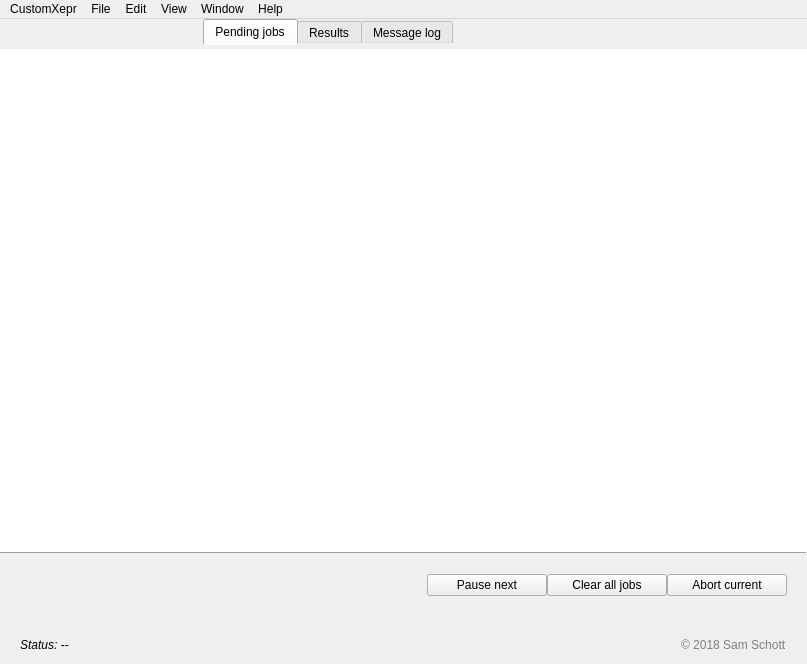
<?xml version="1.0" encoding="UTF-8"?>
<ui version="4.0">
 <class>MainWindow</class>
 <widget class="QMainWindow" name="MainWindow">
  <property name="geometry">
   <rect>
    <x>0</x>
    <y>0</y>
    <width>807</width>
    <height>664</height>
   </rect>
  </property>
  <property name="palette">
   <palette>
    <active>
     <colorrole role="AlternateBase">
      <brush brushstyle="SolidPattern">
       <color alpha="255">
        <red>241</red>
        <green>243</green>
        <blue>243</blue>
       </color>
      </brush>
     </colorrole>
    </active>
    <inactive>
     <colorrole role="AlternateBase">
      <brush brushstyle="SolidPattern">
       <color alpha="255">
        <red>241</red>
        <green>243</green>
        <blue>243</blue>
       </color>
      </brush>
     </colorrole>
    </inactive>
    <disabled>
     <colorrole role="AlternateBase">
      <brush brushstyle="SolidPattern">
       <color alpha="255">
        <red>241</red>
        <green>243</green>
        <blue>243</blue>
       </color>
      </brush>
     </colorrole>
    </disabled>
   </palette>
  </property>
  <property name="windowTitle">
   <string>CustomXepr</string>
  </property>
  <property name="unifiedTitleAndToolBarOnMac">
   <bool>true</bool>
  </property>
  <widget class="QWidget" name="centralwidget">
   <layout class="QGridLayout" name="gridLayout">
    <property name="leftMargin">
     <number>0</number>
    </property>
    <property name="topMargin">
     <number>0</number>
    </property>
    <property name="rightMargin">
     <number>0</number>
    </property>
    <property name="bottomMargin">
     <number>12</number>
    </property>
    <property name="verticalSpacing">
     <number>0</number>
    </property>
    <item row="3" column="0" rowspan="3" colspan="4">
     <layout class="QGridLayout" name="gridLayoutStatusBar">
      <property name="leftMargin">
       <number>20</number>
      </property>
      <property name="rightMargin">
       <number>20</number>
      </property>
      <item row="0" column="0">
       <widget class="QLabel" name="statusField">
        <property name="font">
         <font>
          <italic>true</italic>
         </font>
        </property>
        <property name="text">
         <string>Status: --</string>
        </property>
       </widget>
      </item>
      <item row="0" column="1" alignment="Qt::AlignRight">
       <widget class="QLabel" name="labelCopyRight">
        <property name="styleSheet">
         <string notr="true">color: grey</string>
        </property>
        <property name="text">
         <string>© 2018 Sam Schott</string>
        </property>
       </widget>
      </item>
     </layout>
    </item>
    <item row="1" column="0" colspan="4">
     <widget class="QStackedWidget" name="stackedWidget">
      <property name="currentIndex">
       <number>0</number>
      </property>
      <widget class="QWidget" name="tabJobs">
       <layout class="QGridLayout" name="gridLayout_2">
        <property name="leftMargin">
         <number>0</number>
        </property>
        <property name="topMargin">
         <number>0</number>
        </property>
        <property name="rightMargin">
         <number>0</number>
        </property>
        <property name="bottomMargin">
         <number>12</number>
        </property>
        <property name="verticalSpacing">
         <number>0</number>
        </property>
        <item row="0" column="0" colspan="2">
         <widget class="QTreeView" name="jobQueueDisplay">
          <property name="frameShape">
           <enum>QFrame::NoFrame</enum>
          </property>
          <property name="editTriggers">
           <set>QAbstractItemView::NoEditTriggers</set>
          </property>
          <property name="alternatingRowColors">
           <bool>true</bool>
          </property>
          <property name="selectionMode">
           <enum>QAbstractItemView::ExtendedSelection</enum>
          </property>
          <property name="indentation">
           <number>0</number>
          </property>
         </widget>
        </item>
        <item row="3" column="0" colspan="2">
         <layout class="QGridLayout" name="gridLayoutJobControl">
          <property name="leftMargin">
           <number>20</number>
          </property>
          <property name="topMargin">
           <number>20</number>
          </property>
          <property name="rightMargin">
           <number>20</number>
          </property>
          <property name="bottomMargin">
           <number>30</number>
          </property>
          <item row="0" column="0">
           <spacer name="horizontalSpacer_2">
            <property name="orientation">
             <enum>Qt::Horizontal</enum>
            </property>
            <property name="sizeHint" stdset="0">
             <size>
              <width>40</width>
              <height>20</height>
             </size>
            </property>
           </spacer>
          </item>
          <item row="0" column="1">
           <widget class="QPushButton" name="pauseButton">
            <property name="minimumSize">
             <size>
              <width>120</width>
              <height>0</height>
             </size>
            </property>
            <property name="maximumSize">
             <size>
              <width>120</width>
              <height>16777215</height>
             </size>
            </property>
            <property name="toolTip">
             <string>&lt;html&gt;&lt;head/&gt;&lt;body&gt;&lt;p&gt;Pause after the current job has been executed. &lt;/p&gt;&lt;/body&gt;&lt;/html&gt;</string>
            </property>
            <property name="text">
             <string>Pause next</string>
            </property>
           </widget>
          </item>
          <item row="0" column="3">
           <widget class="QPushButton" name="abortButton">
            <property name="minimumSize">
             <size>
              <width>120</width>
              <height>0</height>
             </size>
            </property>
            <property name="maximumSize">
             <size>
              <width>120</width>
              <height>16777215</height>
             </size>
            </property>
            <property name="toolTip">
             <string>&lt;html&gt;&lt;head/&gt;&lt;body&gt;&lt;p&gt;Abort the current job, move on to the next.&lt;/p&gt;&lt;/body&gt;&lt;/html&gt;</string>
            </property>
            <property name="text">
             <string>Abort current</string>
            </property>
           </widget>
          </item>
          <item row="0" column="2">
           <widget class="QPushButton" name="clearButton">
            <property name="minimumSize">
             <size>
              <width>120</width>
              <height>0</height>
             </size>
            </property>
            <property name="maximumSize">
             <size>
              <width>120</width>
              <height>16777215</height>
             </size>
            </property>
            <property name="toolTip">
             <string>&lt;html&gt;&lt;head/&gt;&lt;body&gt;&lt;p&gt;Clear all pending jobs.&lt;/p&gt;&lt;/body&gt;&lt;/html&gt;</string>
            </property>
            <property name="text">
             <string>Clear all jobs</string>
            </property>
           </widget>
          </item>
         </layout>
        </item>
        <item row="2" column="0" colspan="2">
         <widget class="Line" name="line">
          <property name="frameShadow">
           <enum>QFrame::Raised</enum>
          </property>
          <property name="orientation">
           <enum>Qt::Horizontal</enum>
          </property>
         </widget>
        </item>
       </layout>
      </widget>
      <widget class="QWidget" name="tabResults">
       <layout class="QGridLayout" name="gridLayout_3">
        <property name="leftMargin">
         <number>0</number>
        </property>
        <property name="topMargin">
         <number>0</number>
        </property>
        <property name="rightMargin">
         <number>0</number>
        </property>
        <property name="verticalSpacing">
         <number>0</number>
        </property>
        <item row="2" column="0">
         <widget class="Line" name="line_3">
          <property name="frameShadow">
           <enum>QFrame::Raised</enum>
          </property>
          <property name="orientation">
           <enum>Qt::Horizontal</enum>
          </property>
         </widget>
        </item>
        <item row="0" column="0">
         <widget class="QTreeView" name="resultQueueDisplay">
          <property name="frameShape">
           <enum>QFrame::NoFrame</enum>
          </property>
          <property name="editTriggers">
           <set>QAbstractItemView::NoEditTriggers</set>
          </property>
          <property name="alternatingRowColors">
           <bool>true</bool>
          </property>
          <property name="selectionMode">
           <enum>QAbstractItemView::ExtendedSelection</enum>
          </property>
          <property name="uniformRowHeights">
           <bool>true</bool>
          </property>
         </widget>
        </item>
        <item row="6" column="0">
         <layout class="QGridLayout" name="gridLayoutResultControl">
          <property name="leftMargin">
           <number>20</number>
          </property>
          <property name="topMargin">
           <number>20</number>
          </property>
          <property name="rightMargin">
           <number>20</number>
          </property>
          <property name="bottomMargin">
           <number>20</number>
          </property>
          <item row="0" column="0">
           <widget class="QCheckBox" name="plotCheckBox">
            <property name="text">
             <string>Plot results automatically</string>
            </property>
            <property name="checked">
             <bool>true</bool>
            </property>
           </widget>
          </item>
         </layout>
        </item>
       </layout>
      </widget>
      <widget class="QWidget" name="tabLog">
       <layout class="QGridLayout" name="gridLayout_7">
        <property name="leftMargin">
         <number>0</number>
        </property>
        <property name="topMargin">
         <number>0</number>
        </property>
        <property name="rightMargin">
         <number>0</number>
        </property>
        <property name="verticalSpacing">
         <number>0</number>
        </property>
        <item row="5" column="0" colspan="2">
         <layout class="QGridLayout" name="gridLayoutLogControl" columnstretch="1,2">
          <property name="leftMargin">
           <number>20</number>
          </property>
          <property name="topMargin">
           <number>20</number>
          </property>
          <property name="rightMargin">
           <number>20</number>
          </property>
          <property name="bottomMargin">
           <number>20</number>
          </property>
          <item row="1" column="1" alignment="Qt::AlignLeft">
           <widget class="QLineEdit" name="lineEditEmailList">
            <property name="sizePolicy">
             <sizepolicy hsizetype="Preferred" vsizetype="Fixed">
              <horstretch>0</horstretch>
              <verstretch>0</verstretch>
             </sizepolicy>
            </property>
            <property name="minimumSize">
             <size>
              <width>300</width>
              <height>0</height>
             </size>
            </property>
            <property name="maximumSize">
             <size>
              <width>300</width>
              <height>16777215</height>
             </size>
            </property>
            <property name="toolTip">
             <string>&lt;html&gt;&lt;head/&gt;&lt;body&gt;&lt;p&gt;Comma seperated list of addresses that notification emails will be sent to.&lt;/p&gt;&lt;/body&gt;&lt;/html&gt;</string>
            </property>
           </widget>
          </item>
          <item row="2" column="1">
           <widget class="QRadioButton" name="radioButtonErrorMail">
            <property name="text">
             <string>Errors</string>
            </property>
            <attribute name="buttonGroup">
             <string notr="true">bG</string>
            </attribute>
           </widget>
          </item>
          <item row="4" column="1">
           <widget class="QRadioButton" name="radioButtonInfoMail">
            <property name="text">
             <string>Infos</string>
            </property>
            <attribute name="buttonGroup">
             <string notr="true">bG</string>
            </attribute>
           </widget>
          </item>
          <item row="3" column="1">
           <widget class="QRadioButton" name="radioButtonWarningMail">
            <property name="text">
             <string>Warnings (default)</string>
            </property>
            <property name="checked">
             <bool>true</bool>
            </property>
            <attribute name="buttonGroup">
             <string notr="true">bG</string>
            </attribute>
           </widget>
          </item>
          <item row="5" column="1">
           <widget class="QRadioButton" name="radioButtonNoMail">
            <property name="text">
             <string>Silent</string>
            </property>
            <attribute name="buttonGroup">
             <string notr="true">bG</string>
            </attribute>
           </widget>
          </item>
          <item row="1" column="0">
           <widget class="QLabel" name="label">
            <property name="text">
             <string>Email addresses:</string>
            </property>
            <property name="alignment">
             <set>Qt::AlignRight|Qt::AlignTrailing|Qt::AlignVCenter</set>
            </property>
           </widget>
          </item>
          <item row="0" column="0" colspan="2">
           <widget class="QLabel" name="labelEmailSettings">
            <property name="sizePolicy">
             <sizepolicy hsizetype="Preferred" vsizetype="Preferred">
              <horstretch>0</horstretch>
              <verstretch>0</verstretch>
             </sizepolicy>
            </property>
            <property name="font">
             <font>
              <weight>75</weight>
              <bold>true</bold>
             </font>
            </property>
            <property name="text">
             <string>Email notifications settings</string>
            </property>
           </widget>
          </item>
          <item row="2" column="0" rowspan="4">
           <widget class="QLabel" name="label_2">
            <property name="text">
             <string>Notification level:</string>
            </property>
            <property name="alignment">
             <set>Qt::AlignRight|Qt::AlignTop|Qt::AlignTrailing</set>
            </property>
           </widget>
          </item>
         </layout>
        </item>
        <item row="4" column="0" colspan="2">
         <widget class="Line" name="line_2">
          <property name="frameShadow">
           <enum>QFrame::Raised</enum>
          </property>
          <property name="orientation">
           <enum>Qt::Horizontal</enum>
          </property>
         </widget>
        </item>
        <item row="2" column="0" colspan="2">
         <widget class="QTreeView" name="messageLogDisplay">
          <property name="frameShape">
           <enum>QFrame::NoFrame</enum>
          </property>
          <property name="editTriggers">
           <set>QAbstractItemView::NoEditTriggers</set>
          </property>
          <property name="alternatingRowColors">
           <bool>true</bool>
          </property>
          <property name="selectionMode">
           <enum>QAbstractItemView::ExtendedSelection</enum>
          </property>
          <property name="uniformRowHeights">
           <bool>true</bool>
          </property>
         </widget>
        </item>
       </layout>
      </widget>
     </widget>
    </item>
    <item row="0" column="1" colspan="2">
     <widget class="QTabWidget" name="tabWidget">
      <property name="maximumSize">
       <size>
        <width>16777215</width>
        <height>30</height>
       </size>
      </property>
      <property name="styleSheet">
       <string notr="true">QTabWidget::tab-bar
{
	alignment: center;
} 

QTabWidget::pane
{
    border-top: transparent;
    background-color: transparent;
}
</string>
      </property>
      <property name="currentIndex">
       <number>0</number>
      </property>
      <widget class="QWidget" name="tab_1">
       <attribute name="title">
        <string>Pending jobs</string>
       </attribute>
       <layout class="QGridLayout" name="gridLayout_4">
        <property name="leftMargin">
         <number>0</number>
        </property>
        <property name="rightMargin">
         <number>0</number>
        </property>
        <property name="horizontalSpacing">
         <number>-1</number>
        </property>
       </layout>
      </widget>
      <widget class="QWidget" name="tab_2">
       <attribute name="title">
        <string>Results</string>
       </attribute>
       <layout class="QGridLayout" name="gridLayout_6">
        <property name="leftMargin">
         <number>0</number>
        </property>
        <property name="rightMargin">
         <number>0</number>
        </property>
       </layout>
      </widget>
      <widget class="QWidget" name="tab_3">
       <attribute name="title">
        <string>Message log</string>
       </attribute>
       <layout class="QGridLayout" name="gridLayout_5">
        <property name="leftMargin">
         <number>0</number>
        </property>
        <property name="rightMargin">
         <number>0</number>
        </property>
       </layout>
      </widget>
     </widget>
    </item>
   </layout>
  </widget>
  <widget class="QMenuBar" name="menubar">
   <property name="geometry">
    <rect>
     <x>0</x>
     <y>0</y>
     <width>807</width>
     <height>22</height>
    </rect>
   </property>
   <widget class="QMenu" name="menu_CustomXepr">
    <property name="geometry">
     <rect>
      <x>188</x>
      <y>131</y>
      <width>168</width>
      <height>96</height>
     </rect>
    </property>
    <property name="title">
     <string>CustomXepr</string>
    </property>
    <addaction name="action_About"/>
    <addaction name="separator"/>
    <addaction name="action_Exit"/>
   </widget>
   <widget class="QMenu" name="menu_Files">
    <property name="title">
     <string>File</string>
    </property>
    <addaction name="actionShow_log_files"/>
   </widget>
   <widget class="QMenu" name="menuView">
    <property name="title">
     <string>View</string>
    </property>
   </widget>
   <widget class="QMenu" name="menuEdit">
    <property name="title">
     <string>Edit</string>
    </property>
    <addaction name="actionCut"/>
    <addaction name="actionCopy"/>
    <addaction name="actionPaste"/>
    <addaction name="actionSelect_All"/>
   </widget>
   <widget class="QMenu" name="menuWindow">
    <property name="title">
     <string>Window</string>
    </property>
    <addaction name="actionMinimize"/>
    <addaction name="actionZoom"/>
    <addaction name="separator"/>
   </widget>
   <widget class="QMenu" name="menuHelp">
    <property name="title">
     <string>Help</string>
    </property>
    <addaction name="actionCustomXepr_Help"/>
    <addaction name="separator"/>
    <addaction name="actionXeprAPI_Help"/>
   </widget>
   <addaction name="menu_CustomXepr"/>
   <addaction name="menu_Files"/>
   <addaction name="menuEdit"/>
   <addaction name="menuView"/>
   <addaction name="menuWindow"/>
   <addaction name="menuHelp"/>
  </widget>
  <action name="action_About">
   <property name="text">
    <string>&amp;About CustomXepr...</string>
   </property>
   <property name="menuRole">
    <enum>QAction::NoRole</enum>
   </property>
  </action>
  <action name="action_Exit">
   <property name="text">
    <string>&amp;Quit CustomXepr</string>
   </property>
   <property name="menuRole">
    <enum>QAction::NoRole</enum>
   </property>
  </action>
  <action name="actionShow_log_files">
   <property name="text">
    <string>Show log files...</string>
   </property>
  </action>
  <action name="actionMinimize">
   <property name="text">
    <string>Minimize</string>
   </property>
   <property name="shortcut">
    <string>Ctrl+M</string>
   </property>
  </action>
  <action name="actionZoom">
   <property name="text">
    <string>Zoom</string>
   </property>
   <property name="shortcut">
    <string>Meta+Ctrl+Z</string>
   </property>
  </action>
  <action name="actionBring_all_to_front">
   <property name="text">
    <string>Bring all to front</string>
   </property>
  </action>
  <action name="actionCopy">
   <property name="text">
    <string>Copy</string>
   </property>
   <property name="shortcut">
    <string>Ctrl+C</string>
   </property>
  </action>
  <action name="actionPaste">
   <property name="text">
    <string>Paste</string>
   </property>
   <property name="shortcut">
    <string>Ctrl+V</string>
   </property>
  </action>
  <action name="actionCut">
   <property name="text">
    <string>Cut</string>
   </property>
   <property name="shortcut">
    <string>Ctrl+X</string>
   </property>
  </action>
  <action name="actionSelect_All">
   <property name="text">
    <string>Select All</string>
   </property>
   <property name="shortcut">
    <string>Ctrl+A</string>
   </property>
  </action>
  <action name="actionEnter_Full_Screen">
   <property name="text">
    <string>Enter Full Screen</string>
   </property>
  </action>
  <action name="actiontest">
   <property name="text">
    <string>test</string>
   </property>
  </action>
  <action name="actionPython_XeprAPI_Help">
   <property name="text">
    <string>Python XeprAPI Help</string>
   </property>
  </action>
  <action name="actionXeprAPI_Help">
   <property name="text">
    <string>XeprAPI Help...</string>
   </property>
  </action>
  <action name="actionCustomXepr_Help">
   <property name="text">
    <string>CustomXepr Help...</string>
   </property>
  </action>
  <action name="actionCustomXepr_Changes">
   <property name="text">
    <string>CustomXepr Changes...</string>
   </property>
  </action>
 </widget>
 <tabstops>
  <tabstop>tabWidget</tabstop>
  <tabstop>jobQueueDisplay</tabstop>
  <tabstop>pauseButton</tabstop>
  <tabstop>clearButton</tabstop>
  <tabstop>abortButton</tabstop>
  <tabstop>resultQueueDisplay</tabstop>
  <tabstop>messageLogDisplay</tabstop>
  <tabstop>lineEditEmailList</tabstop>
  <tabstop>radioButtonErrorMail</tabstop>
  <tabstop>radioButtonWarningMail</tabstop>
  <tabstop>radioButtonInfoMail</tabstop>
  <tabstop>radioButtonNoMail</tabstop>
 </tabstops>
 <resources/>
 <connections>
  <connection>
   <sender>tabWidget</sender>
   <signal>currentChanged(int)</signal>
   <receiver>stackedWidget</receiver>
   <slot>setCurrentIndex(int)</slot>
   <hints>
    <hint type="sourcelabel">
     <x>321</x>
     <y>48</y>
    </hint>
    <hint type="destinationlabel">
     <x>321</x>
     <y>326</y>
    </hint>
   </hints>
  </connection>
  <connection>
   <sender>actionMinimize</sender>
   <signal>triggered()</signal>
   <receiver>MainWindow</receiver>
   <slot>showMinimized()</slot>
   <hints>
    <hint type="sourcelabel">
     <x>-1</x>
     <y>-1</y>
    </hint>
    <hint type="destinationlabel">
     <x>403</x>
     <y>331</y>
    </hint>
   </hints>
  </connection>
  <connection>
   <sender>actionZoom</sender>
   <signal>triggered()</signal>
   <receiver>MainWindow</receiver>
   <slot>showMaximized()</slot>
   <hints>
    <hint type="sourcelabel">
     <x>-1</x>
     <y>-1</y>
    </hint>
    <hint type="destinationlabel">
     <x>403</x>
     <y>331</y>
    </hint>
   </hints>
  </connection>
 </connections>
 <buttongroups>
  <buttongroup name="bG"/>
 </buttongroups>
</ui>
